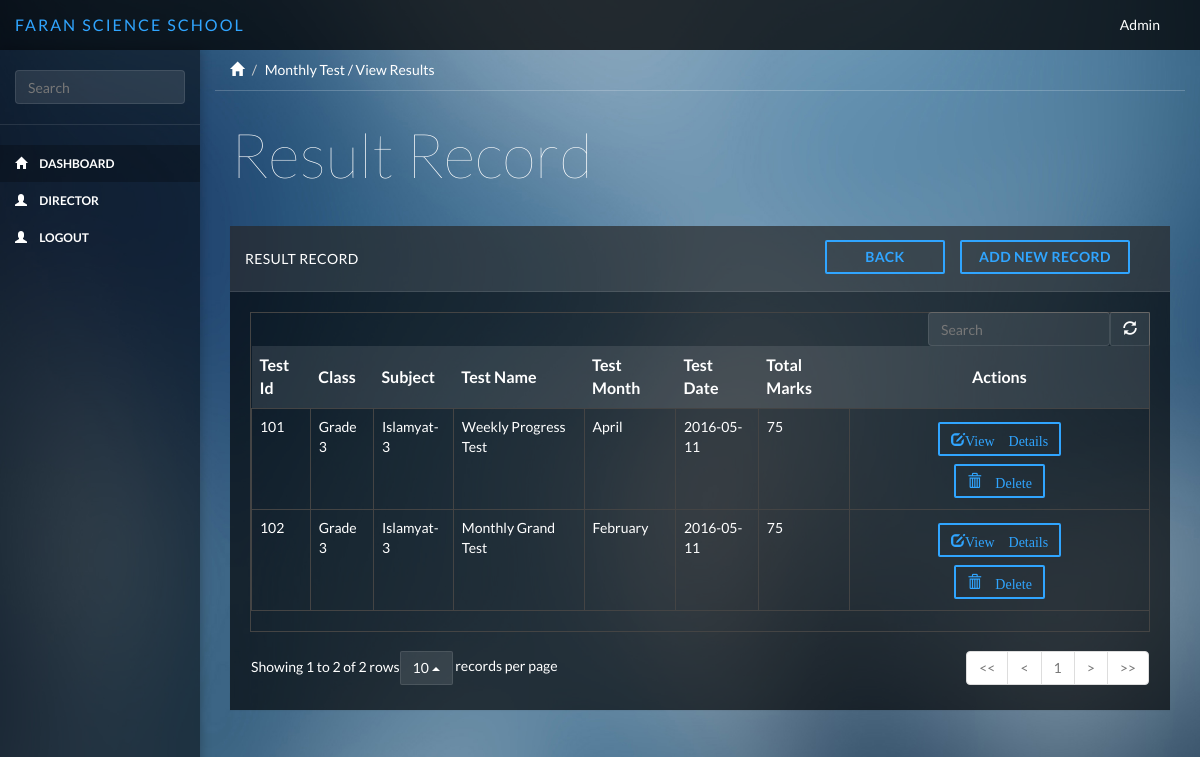
Page /monthlytest/result_view on the committed database.
### tables this page shows
CREATE TABLE IF NOT EXISTS `monthly_test` (
  `test_id` int(11) NOT NULL AUTO_INCREMENT,
  `test_name` varchar(255) NOT NULL,
  `test_month` varchar(255) NOT NULL,
  `test_date` varchar(255) NOT NULL,
  `total_marks` varchar(255) NOT NULL,
  `class_id` varchar(255) NOT NULL,
  `subject_id` varchar(255) DEFAULT NULL,
  `status` int(11) NOT NULL,
  `created_at` varchar(255) NOT NULL,
  `updated_at` varchar(255) NOT NULL,
  PRIMARY KEY (`test_id`)
);

CREATE TABLE IF NOT EXISTS `courses_added` (
  `course_id` int(11) NOT NULL AUTO_INCREMENT,
  `course_title` varchar(255) NOT NULL,
  PRIMARY KEY (`course_id`)
);

CREATE TABLE IF NOT EXISTS `courses_category` (
  `course_c_id` int(11) NOT NULL AUTO_INCREMENT,
  `fk_course_id` int(255) NOT NULL,
  `category_title` varchar(255) NOT NULL,
  `duration` varchar(255) NOT NULL,
  PRIMARY KEY (`course_c_id`)
);

### application/controllers/MonthlyTest.php (called while the page is built, shortened)
<?php
class MonthlyTest extends CI_Controller {
    public function result_view( $id = null )
    {
       $this->db->select('*');
       $this->db->from('monthly_test');
       $this->db->join('courses_added', 'courses_added.course_id = monthly_test.class_id');
       $this->db->join('courses_category', 'courses_category.course_c_id = monthly_test.subject_id');
       $query = $this->db->get();
       $result['result'] = $query->result();
       $this->load->view('include/header');
       $this->load->view('include/sidebar');
       $this->load->view('monthlytest/result_view',$result);
       $this->load->view('include/footer');
    }
}

### index.php (called while the page is built, shortened)
<?php
require_once BASEPATH.'core/CodeIgniter.php';

### application/views/monthlytest/result_view.php (the view)
<div class="col-sm-9 col-sm-offset-3 col-lg-10 col-lg-offset-2 main">
    <div class="row">
        <ol class="breadcrumb">
            <li><a href="#"><span class="glyphicon glyphicon-home"></span></a></li>
            <li class="active">Monthly Test / View Results</li>
        </ol>
    </div>
    <div class="row">
        <div class="col-lg-12">
            <h1 class="page-header">Result Record</h1>
        </div>
    </div>
    <div class="row">
        <div class="col-lg-12">
            <div class="panel panel-default">
                <div  class="panel-heading">Result Record
                     <a href="<?= site_url()?>admin/student_view" type="button" style="position: relative;width: 170px; " class="btn btn-primary btn-outline margin  pull-right"><b>Add New Record</b></a>
                     <a href="<?= site_url()?>monthlytest/test_index" type="button" style="position: relative;width: 120px;left: 35px; " class="btn btn-primary btn-outline margin  pull-right"><b>Back</b></a>
                </div>
                <div class="panel-body">
                    <table data-toggle="table" data-show-refresh="true" data-search="true" data-select-item-name="toolbar1" data-pagination="true" data-sort-name="name" data-sort-order="desc">
                        <thead>
                        <tr>
                            <th data-sortable="true"><b>Test Id</b></th>
                            <th data-sortable="true"><b>Class</b></th>
                            <th data-sortable="true"><b>Subject</b></th>
                            <th data-sortable="true"><b>Test Name</b></th>
                            <th data-sortable="true"><b>Test Month</b></th>
                            <th data-sortable="true"><b>Test Date</b></th>
                            <th data-sortable="true"><b>Total Marks</b></th>
                            <th colspan="2" class="text-center"><b>Actions</b></th>
                        </tr>
                        </thead>
                        <tbody>
                        <?php foreach($result as $array){?>
                        <tr>
                            <td><?=$array->test_id?></td>
                            <td><?=$array->course_title?></td>
                            <td><?=$array->category_title?></td>
                            <td><?=$array->test_name?></td>
                            <td><?=$array->test_month?></td>
                            <td><?=$array->test_date?></td>
                            <td><?=$array->total_marks?></td>
                             <td>
                                <a href="<?= site_url()?>monthlytest/test_studentdetails/<?= $array->test_id ?>" type="button" class="btn btn-primary glyphicon glyphicon-edit btn-outline margin">View Details</a>
                                <a href="<?= site_url()?>monthlytest/result_delete/<?= $array->test_id ?>" type="button" class="btn btn-primary glyphicon glyphicon-trash btn-outline margin"> Delete</a>
                            </td>
                        </tr>
                        <?php } ?>
                        </tbody>
                    </table>
                </div>
            </div>
        </div>
    </div>
</div>

### public/css/styles.css (style rules this page uses)
body { background-color: #444; background-image: url(../bg/blurred-background-1.jpg); background-size: cover; -webkit-background-size: cover; -moz-background-size: cover; -o-background-size: cover; font-family: 'Lato'; padding-top: 50px; color: #fff; }
.row { margin: 0; }
.panel-body { padding: 20px; }
.main { padding-bottom: 20px; }
a, a:hover, a:focus { color: #fff; }
h1, h2, h3, h4, h5, h6 { color: #fff; }
h1 { font-weight: 100; font-size: 62px; }
.margin { margin: 4px 25px; }
.btn-primary, .btn-primary:hover, .btn-primary:focus, .btn-primary:active, .btn-primary.active, .open > .dropdown-toggle.btn-primary, .btn-primary.disabled, .btn-primary[disabled], fieldset[disabled] .btn-primary, .btn-primary.disabled:hover, .btn-primary[disabled]:hover, fieldset[disabled] .btn-primary:hover, .btn-primary.disabled:focus, .btn-primary[disabled]:focus, fieldset[disabled] .btn-primary:focus, .btn-primary.disabled:active, .btn-primary[disabled]:active, fieldset[disabled] .btn-primary:active, .btn-primary.disabled.active, .btn-primary[disabled].active, fieldset[disabled] .btn-primary.active { background-color: #30a5ff; border-color: #30a5ff; }
.btn { border-radius: 2px; }
.btn-outline { background: none; border-width: 2px; padding: 5px 11px; }
.btn-outline.btn-primary { color: #30a5ff; }
.panel { border: 0; background: #333; background: rgba(0, 0, 0, .65); border-radius: 0; margin-top: -1px; }
.panel-heading { font-size: 18px; font-weight: 300; letter-spacing: 0.025em; height: 66px; line-height: 45px; border-radius: 0; }
.panel-default .panel-heading { background: #444; background: rgba(255, 255, 255, .1); border-bottom: 1px solid rgba(255, 255, 255, .1); color: #fff; text-transform: uppercase; font-size: 14px; font-weight: 500; }
.breadcrumb { border-radius: 0; padding: 10px 15px; background: none; box-shadow: 0 1px 0px rgba(255, 255, 255, .2); margin: 0 ; }
.breadcrumb li { color: #fff; }
.breadcrumb .active { color: #fff; }
h1.page-header { margin-top: 30px; margin-bottom: 30px; border-bottom: 0; color: #fff; }
.table { background: none; }

### rows in the picture
monthly_test: test_id "101", courses_added.course_title "Grade 3", courses_category.category_title "Islamyat-3", test_name "Weekly Progress Test", test_month "April", test_date "2016-05-11", total_marks "75"
monthly_test: test_id "102", courses_added.course_title "Grade 3", courses_category.category_title "Islamyat-3", test_name "Monthly Grand Test", test_month "February", test_date "2016-05-11", total_marks "75"
